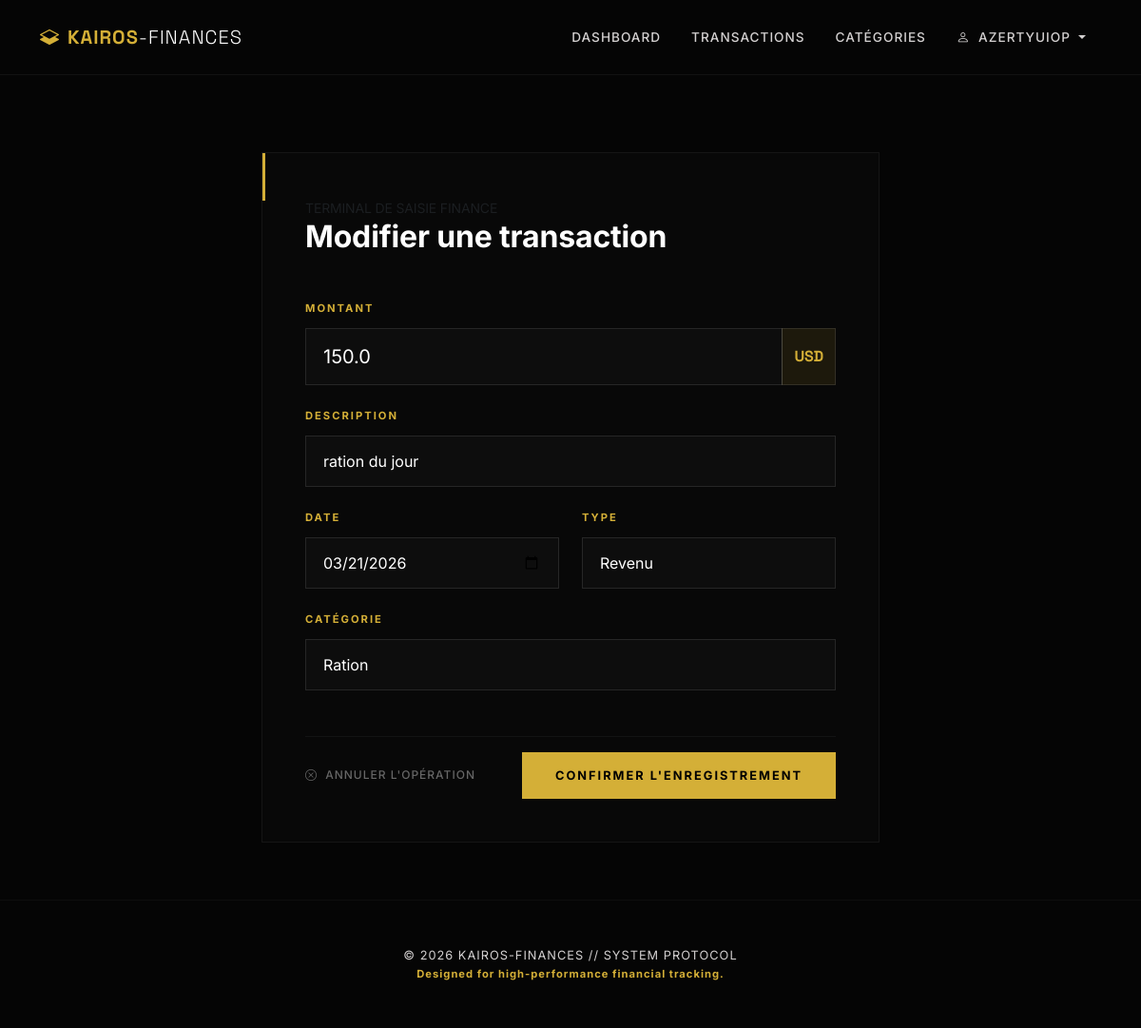
/edit/7 (signed in), run on the app's committed database.
### app/models.py (models this page shows, shortened)
class User(UserMixin, db.Model):
    __tablename__ = 'user'
    id = db.Column(db.Integer, primary_key=True)
    username = db.Column(db.String(80), unique=True, nullable=False)
    email = db.Column(db.String(120), unique=True, nullable=False)
    password_hash = db.Column(db.String(128))
    currency = db.Column(db.String(3), nullable=False, default='EUR')
    is_admin = db.Column(db.Boolean, default=False)
    date_created = db.Column(db.DateTime, default=datetime.utcnow)
    transactions = db.relationship('Transaction', backref='user', lazy='dynamic')
    categories = db.relationship('Category', backref='owner', lazy='dynamic')

class Transaction(db.Model):
    __tablename__ = 'transaction'
    id = db.Column(db.Integer, primary_key=True)
    amount = db.Column(db.Float, nullable=False)
    description = db.Column(db.String(200))
    date = db.Column(db.DateTime, default=datetime.utcnow)
    type = db.Column(db.String(10), nullable=False)  # 'income' ou 'expense'
    user_id = db.Column(db.Integer, db.ForeignKey('user.id'), nullable=False)
    category_id = db.Column(db.Integer, db.ForeignKey('category.id'), nullable=False)

### app/transactions.py (the view, shortened to what this page needs)
@bp.route('/edit/<int:id>', methods=['GET', 'POST'])
@login_required
def edit_transaction(id):
    transaction = Transaction.query.get_or_404(id)
    if transaction.user_id != current_user.id:
        flash('Accès non autorisé.', 'danger')
        return redirect(url_for('transactions.list_transactions'))
    form = TransactionForm(obj=transaction)
    form.category_id.choices = [(c.id, c.name) for c in Category.query.filter_by(user_id=current_user.id).all()]
    return render_template('transactions/form.html', form=form, title='Modifier une transaction')

### app/forms.py
class TransactionForm(FlaskForm):
    amount = FloatField('Montant', validators=[DataRequired(), NumberRange(min=0.01, message="Le montant doit être positif.")])
    description = StringField('Description', validators=[Optional(), Length(max=200)])
    date = DateField('Date', format='%Y-%m-%d', validators=[DataRequired()])
    type = SelectField('Type', choices=[('income', 'Revenu'), ('expense', 'Dépense')], validators=[DataRequired()])
    category_id = SelectField('Catégorie', coerce=int, validators=[DataRequired()])
    submit = SubmitField('Enregistrer')

### app/templates/transactions/form.html (shortened to what this page needs)
{% extends 'base.html' %}
{% block content %}
<div class="form-wrapper animate__animated animate__fadeIn">
    <div class="mb-5">
        <span class="text-muted small text-uppercase letter-spacing-2">Terminal de Saisie Finance</span>
        <h2 class="text-white fw-bold mb-0">{{ title }}</h2>
    </div>
    <form method="POST">
        <div class="mb-4">
            {{ form.amount.label(class="form-label") }}
            <div class="input-group">
                {{ form.amount(class="form-control form-control-lg", placeholder="0.00") }}
                <span class="input-group-text">{{ current_user.currency }}</span>
            </div>
        </div>
        <div class="mb-4">
            {{ form.description.label(class="form-label") }}
            {{ form.description(class="form-control", placeholder="Objet de l'opération...") }}
        </div>
        <div class="row">
            <div class="col-md-6 mb-4">
                {{ form.date.label(class="form-label") }}
                {{ form.date(class="form-control", type="date") }}
            </div>
            <div class="col-md-6 mb-4">
                {{ form.type.label(class="form-label") }}
                {{ form.type(class="form-select") }}
            </div>
        </div>
        <div class="mb-5">
            {{ form.category_id.label(class="form-label") }}
            {{ form.category_id(class="form-select") }}
        </div>
        <div class="d-flex align-items-center justify-content-between pt-3 border-top border-secondary border-opacity-10">
            <a href="{{ url_for('transactions.list_transactions') }}" class="btn-cancel">
                <i class="bi bi-x-circle me-1"></i> Annuler l'opération
            </a>
            <button type="submit" class="btn btn-submit">
                Confirmer l'enregistrement
            </button>
        </div>
    </form>
</div>
{% endblock %}

### app/templates/base.html (shortened to what this page needs)
<!DOCTYPE html>
<html lang="fr">
<head>
    <link href="https://cdn.jsdelivr.net/npm/bootstrap@5.3.0/dist/css/bootstrap.min.css" rel="stylesheet">
    <link rel="stylesheet" href="https://cdn.jsdelivr.net/npm/bootstrap-icons@1.11.3/font/bootstrap-icons.min.css">
</head>
<body>
    <nav class="navbar navbar-expand-lg navbar-dark fixed-top">
        <div class="container">
            <a class="navbar-brand" href="{{ url_for('main.index') }}">
                <i class="bi bi-layers-half me-2"></i>KAIROS<span class="fw-light text-white">-FINANCES</span>
            </a>
            <div class="collapse navbar-collapse" id="navbarNav">
                <ul class="navbar-nav ms-auto">
                    {% if current_user.is_authenticated %}
                        <li class="nav-item">
                            <a class="nav-link" href="{{ url_for('main.dashboard') }}">Dashboard</a>
                        </li>
                        <li class="nav-item">
                            <a class="nav-link" href="{{ url_for('transactions.list_transactions') }}">Transactions</a>
                        </li>
                        <li class="nav-item">
                            <a class="nav-link" href="{{ url_for('transactions.list_categories') }}">Catégories</a>
                        </li>
                        <li class="nav-item dropdown">
                            <a class="nav-link dropdown-toggle" href="#" id="profileDrop" role="button" data-bs-toggle="dropdown">
                                <i class="bi bi-person me-1"></i> {{ current_user.username }}
                            </a>
                        </li>
                    {% endif %}
                </ul>
            </div>
        </div>
    </nav>
    <main>
        <div class="container">
            {% block content %}{% endblock %}
        </div>
    </main>
    <footer class="py-5 mt-5">
        <div class="container text-center">
            <p class="mb-0 text-uppercase">&copy; 2026 KAIROS-FINANCES // SYSTEM PROTOCOL</p>
            <small class="text-gold fw-bold">Designed for high-performance financial tracking.</small>
        </div>
    </footer>
</body>
</html>

### app/templates/base.html (style rules this page uses)
:root { --k-black: #050505; --k-dark: #0f0f0f; --k-gold: #D4AF37; --k-gold-dim: rgba(212, 175, 55, 0.15); --k-glass: rgba(15, 15, 15, 0.8); --text-main: #f0f0f0; --text-muted: #d3d0d0; }
body { background-color: var(--k-black); color: var(--text-main); font-family: 'Inter', sans-serif; letter-spacing: -0.01em; }
.navbar { background: var(--k-black) !important; border-bottom: 1px solid rgba(255, 255, 255, 0.05); backdrop-filter: blur(15px); padding: 1.2rem 0; }
.navbar-brand { font-family: 'Space Grotesk', sans-serif; font-weight: 700; letter-spacing: 1px; color: var(--k-gold) !important; text-transform: uppercase; }
.nav-link { font-size: 0.85rem; font-weight: 500; color: var(--text-muted) !important; text-transform: uppercase; letter-spacing: 1px; margin: 0 0.5rem; transition: 0.3s; }
main { min-height: 85vh; padding-top: 100px; }
footer { border-top: 1px solid rgba(255, 255, 255, 0.03); background: var(--k-black) !important; color: var(--text-muted) !important; font-size: 0.8rem; letter-spacing: 1px; }
.text-gold { color: var(--k-gold); }

### app/templates/transactions/form.html (style rules this page uses)
.form-wrapper { max-width: 650px; margin: 60px auto; background: rgba(255, 255, 255, 0.01); border: 1px solid rgba(255, 255, 255, 0.05); padding: 45px; position: relative; }
.form-wrapper::before { content: ''; position: absolute; top: 0; left: 0; width: 3px; height: 50px; background: var(--k-gold); }
.form-label { color: var(--k-gold); text-transform: uppercase; font-size: 0.7rem; letter-spacing: 2px; font-weight: 700; margin-bottom: 12px; display: block; }
.form-control, .form-select { background: rgba(255, 255, 255, 0.02) !important; border: 1px solid rgba(255, 255, 255, 0.1) !important; border-radius: 0 !important; color: white !important; padding: 14px 18px; transition: all 0.4s ease; }
.input-group-text { background: rgba(212, 175, 55, 0.1) !important; border: 1px solid rgba(255, 255, 255, 0.1) !important; border-radius: 0 !important; color: var(--k-gold); font-weight: 700; font-family: 'Space Grotesk', sans-serif; }
.btn-submit { background: var(--k-gold); color: #000; border: none; border-radius: 0; padding: 15px 35px; font-weight: 700; text-transform: uppercase; letter-spacing: 2px; font-size: 0.8rem; transition: 0.4s cubic-bezier(0.165, 0.84, 0.44, 1); }
.btn-cancel { color: #666; text-decoration: none; font-size: 0.75rem; text-transform: uppercase; letter-spacing: 1px; font-weight: 500; transition: 0.3s; }

### data on the page
User: username "AZERTYUIOP", currency "USD"
Transaction: amount "150.0", description "ration du jour", date "03/21/2026", type "Revenu", category_id "Ration"

### other printed values
{{ title }} "Modifier une transaction"
